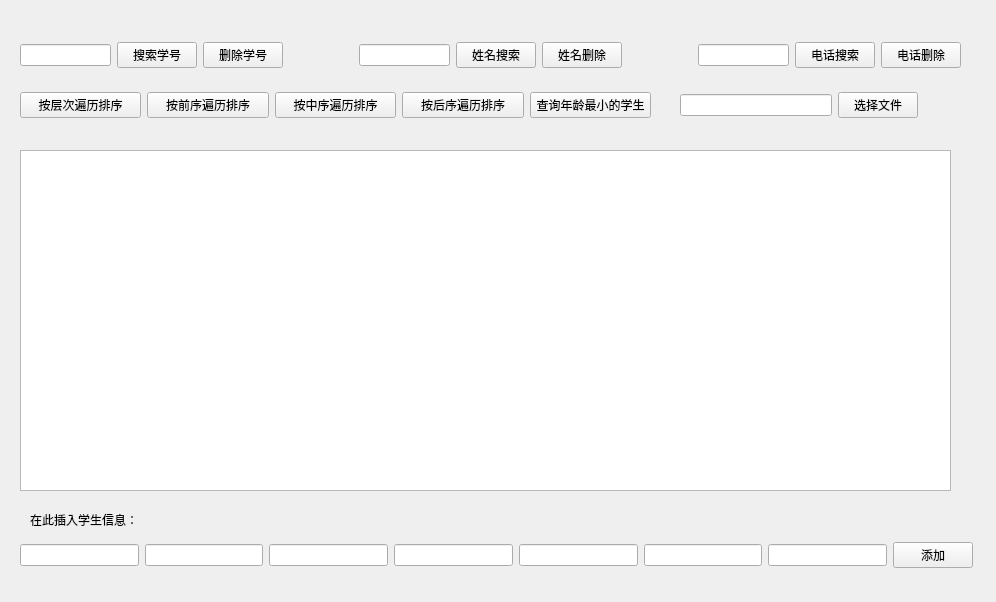
<?xml version="1.0" encoding="UTF-8"?>
<ui version="4.0">
 <class>Widget</class>
 <widget class="QWidget" name="Widget">
  <property name="geometry">
   <rect>
    <x>0</x>
    <y>0</y>
    <width>996</width>
    <height>602</height>
   </rect>
  </property>
  <property name="windowTitle">
   <string>Widget</string>
  </property>
  <widget class="QTableWidget" name="tableWidget">
   <property name="geometry">
    <rect>
     <x>20</x>
     <y>150</y>
     <width>931</width>
     <height>341</height>
    </rect>
   </property>
  </widget>
  <widget class="QLabel" name="label">
   <property name="geometry">
    <rect>
     <x>30</x>
     <y>510</y>
     <width>181</width>
     <height>20</height>
    </rect>
   </property>
   <property name="text">
    <string>在此插入学生信息：</string>
   </property>
  </widget>
  <widget class="QWidget" name="layoutWidget">
   <property name="geometry">
    <rect>
     <x>20</x>
     <y>540</y>
     <width>953</width>
     <height>30</height>
    </rect>
   </property>
   <layout class="QHBoxLayout" name="horizontalLayout">
    <item>
     <widget class="QLineEdit" name="lineEdit_num"/>
    </item>
    <item>
     <widget class="QLineEdit" name="lineEdit_name"/>
    </item>
    <item>
     <widget class="QLineEdit" name="lineEdit_sex"/>
    </item>
    <item>
     <widget class="QLineEdit" name="lineEdit_age"/>
    </item>
    <item>
     <widget class="QLineEdit" name="lineEdit_birth"/>
    </item>
    <item>
     <widget class="QLineEdit" name="lineEdit_phone"/>
    </item>
    <item>
     <widget class="QLineEdit" name="lineEdit_address"/>
    </item>
    <item>
     <widget class="QPushButton" name="pushButton">
      <property name="text">
       <string>添加</string>
      </property>
     </widget>
    </item>
   </layout>
  </widget>
  <widget class="QWidget" name="layoutWidget">
   <property name="geometry">
    <rect>
     <x>20</x>
     <y>90</y>
     <width>631</width>
     <height>30</height>
    </rect>
   </property>
   <layout class="QHBoxLayout" name="horizontalLayout_2">
    <item>
     <widget class="QPushButton" name="pushButton_level">
      <property name="text">
       <string>按层次遍历排序</string>
      </property>
     </widget>
    </item>
    <item>
     <widget class="QPushButton" name="pushButton_pre">
      <property name="text">
       <string>按前序遍历排序</string>
      </property>
     </widget>
    </item>
    <item>
     <widget class="QPushButton" name="pushButton_in">
      <property name="text">
       <string>按中序遍历排序</string>
      </property>
     </widget>
    </item>
    <item>
     <widget class="QPushButton" name="pushButton_post">
      <property name="text">
       <string>按后序遍历排序</string>
      </property>
     </widget>
    </item>
    <item>
     <widget class="QPushButton" name="pushButton_getMinAge">
      <property name="text">
       <string>查询年龄最小的学生</string>
      </property>
     </widget>
    </item>
   </layout>
  </widget>
  <widget class="QWidget" name="layoutWidget">
   <property name="geometry">
    <rect>
     <x>20</x>
     <y>40</y>
     <width>941</width>
     <height>30</height>
    </rect>
   </property>
   <layout class="QHBoxLayout" name="horizontalLayout_3">
    <item>
     <widget class="QLineEdit" name="lineEdit_numsch"/>
    </item>
    <item>
     <widget class="QPushButton" name="pushButton_numsch">
      <property name="text">
       <string>搜索学号</string>
      </property>
     </widget>
    </item>
    <item>
     <widget class="QPushButton" name="pushButton_numdel">
      <property name="text">
       <string>删除学号</string>
      </property>
     </widget>
    </item>
    <item>
     <spacer name="horizontalSpacer_4">
      <property name="orientation">
       <enum>Qt::Horizontal</enum>
      </property>
      <property name="sizeHint" stdset="0">
       <size>
        <width>40</width>
        <height>20</height>
       </size>
      </property>
     </spacer>
    </item>
    <item>
     <spacer name="horizontalSpacer_3">
      <property name="orientation">
       <enum>Qt::Horizontal</enum>
      </property>
      <property name="sizeHint" stdset="0">
       <size>
        <width>40</width>
        <height>20</height>
       </size>
      </property>
     </spacer>
    </item>
    <item>
     <spacer name="horizontalSpacer">
      <property name="orientation">
       <enum>Qt::Horizontal</enum>
      </property>
      <property name="sizeHint" stdset="0">
       <size>
        <width>40</width>
        <height>20</height>
       </size>
      </property>
     </spacer>
    </item>
    <item>
     <widget class="QLineEdit" name="lineEdit_namesch"/>
    </item>
    <item>
     <widget class="QPushButton" name="pushButton_namesch">
      <property name="text">
       <string>姓名搜索</string>
      </property>
     </widget>
    </item>
    <item>
     <widget class="QPushButton" name="pushButton_namedel">
      <property name="text">
       <string>姓名删除</string>
      </property>
     </widget>
    </item>
    <item>
     <spacer name="horizontalSpacer_6">
      <property name="orientation">
       <enum>Qt::Horizontal</enum>
      </property>
      <property name="sizeHint" stdset="0">
       <size>
        <width>40</width>
        <height>20</height>
       </size>
      </property>
     </spacer>
    </item>
    <item>
     <spacer name="horizontalSpacer_5">
      <property name="orientation">
       <enum>Qt::Horizontal</enum>
      </property>
      <property name="sizeHint" stdset="0">
       <size>
        <width>40</width>
        <height>20</height>
       </size>
      </property>
     </spacer>
    </item>
    <item>
     <spacer name="horizontalSpacer_2">
      <property name="orientation">
       <enum>Qt::Horizontal</enum>
      </property>
      <property name="sizeHint" stdset="0">
       <size>
        <width>40</width>
        <height>20</height>
       </size>
      </property>
     </spacer>
    </item>
    <item>
     <widget class="QLineEdit" name="lineEdit_phosch"/>
    </item>
    <item>
     <widget class="QPushButton" name="pushButton_phosch">
      <property name="text">
       <string>电话搜索</string>
      </property>
     </widget>
    </item>
    <item>
     <widget class="QPushButton" name="pushButton_phodel">
      <property name="text">
       <string>电话删除</string>
      </property>
     </widget>
    </item>
   </layout>
  </widget>
  <widget class="QWidget" name="">
   <property name="geometry">
    <rect>
     <x>680</x>
     <y>90</y>
     <width>238</width>
     <height>30</height>
    </rect>
   </property>
   <layout class="QHBoxLayout" name="horizontalLayout_4">
    <item>
     <widget class="QLineEdit" name="lineEdit_filename"/>
    </item>
    <item>
     <widget class="QPushButton" name="pushButton_selectfile">
      <property name="text">
       <string>选择文件</string>
      </property>
     </widget>
    </item>
   </layout>
  </widget>
 </widget>
 <resources/>
 <connections/>
</ui>
